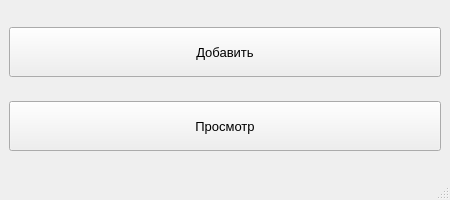
<?xml version="1.0" encoding="UTF-8"?>
<ui version="4.0">
 <class>startWindow</class>
 <widget class="QMainWindow" name="startWindow">
  <property name="geometry">
   <rect>
    <x>0</x>
    <y>0</y>
    <width>450</width>
    <height>200</height>
   </rect>
  </property>
  <property name="font">
   <font>
    <pointsize>10</pointsize>
   </font>
  </property>
  <property name="windowTitle">
   <string>Выберите необходимое действие</string>
  </property>
  <widget class="QWidget" name="centralwidget">
   <layout class="QGridLayout" name="gridLayout">
    <item row="0" column="0">
     <widget class="QPushButton" name="pushButtonAdd">
      <property name="minimumSize">
       <size>
        <width>0</width>
        <height>50</height>
       </size>
      </property>
      <property name="text">
       <string>Добавить</string>
      </property>
      <property name="autoDefault">
       <bool>true</bool>
      </property>
      <property name="default">
       <bool>false</bool>
      </property>
      <property name="flat">
       <bool>false</bool>
      </property>
     </widget>
    </item>
    <item row="1" column="0">
     <widget class="QPushButton" name="pushButtonView">
      <property name="minimumSize">
       <size>
        <width>0</width>
        <height>50</height>
       </size>
      </property>
      <property name="text">
       <string>Просмотр</string>
      </property>
      <property name="autoDefault">
       <bool>true</bool>
      </property>
      <property name="default">
       <bool>false</bool>
      </property>
      <property name="flat">
       <bool>false</bool>
      </property>
     </widget>
    </item>
   </layout>
  </widget>
  <widget class="QMenuBar" name="menubar">
   <property name="geometry">
    <rect>
     <x>0</x>
     <y>0</y>
     <width>450</width>
     <height>29</height>
    </rect>
   </property>
  </widget>
  <widget class="QStatusBar" name="statusbar"/>
 </widget>
 <resources/>
 <connections/>
</ui>
